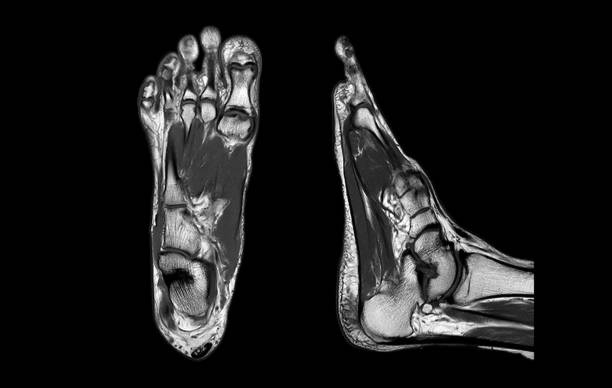
#> input picture GUIA1/PAIByB-2/Pie2-2.tif, 612 x 388 px, found by its file name
$ python test_wavelet.py
#> lines starting #> are read from the running program, lines starting #| are printed output that depends on the picture
import cv2
import pywt
import numpy as np
import matplotlib.pyplot as plt
import os


# [46 lines left out: function Wavelet, not called in this run]


def Wavelet2(image_path:str,
             wavelet:str = 'haar',
             mode:str= 'periodization',
             Level:int = 2,
             Plot_all_levels:bool = True,
             Plot_reconstructed_imagestructed:bool = True):
    "La función pretende calcular la transformada de Wvelets 2D de una imagen segun nivel y ventabna variables"
    #1 importo imag
    image = cv2.imread(image_path, cv2.IMREAD_GRAYSCALE)
    #para que sirva tiene que estar en float
    image = np.float32(image)

    #2 hago wavelet
    coeffs = pywt.wavedec2(image,wavelet,mode,Level)


    #ploteo
    if Plot_all_levels:
       coeff_arr,coefs_slices = pywt.coeffs_to_array(coeffs,)
       plt.figure(figsize=(20,20))
       plt.imshow(coeff_arr,cmap = plt.cm.gray )
       plt.title(f'Level {Level} de wavelets para el archivo {image_path}')
       plt.show()

    reconstructed_imagestructed_image = pywt.waverec2(coeffs,wavelet,mode)
    reconstructed_imagestructed_image = np.uint8(reconstructed_imagestructed_image)
    if Plot_reconstructed_imagestructed:
        cv2.imshow(f'Imagen reconstructed_imagestruida para Level {Level} de wavelets para el arcghivo {image_path}', reconstructed_imagestructed_image)
        cv2.waitKey(0)
        cv2.destroyAllWindows()
    return reconstructed_imagestructed_image,coeffs

# [61 lines left out: functions combine_noise_components, read_coef, get_file_paths, not called in this run]


def filtrado(coef_a_reconstruir: list,
             image_path: str,
             Coeffs: tuple,
             level: int,
             plot: bool = True,
             wavelet: str = 'haar',
             mode: str = 'periodization'):
    #checkeo que el nivel este bien acode a los coefficientes
    if level > len(Coeffs) - 1:
        raise ValueError(f"nivel invalido: {level}.")

    #checkeo que la lista no tenga otra cosa que 0 y 1

    check_lista = []
    for lista in coef_a_reconstruir:
        check_lista.extend(lista)

    for numero in check_lista:
        if numero != 0 and numero != 1:
            raise ValueError("La lista contiene un número que no es 0 ni 1.")
    #creo lista mod
    modified_coeffs = [None] * len(Coeffs)

    #me fijo coef 0

    if coef_a_reconstruir[0][0] == 1:
        modified_coeffs[0] = Coeffs[0]
    else:
        modified_coeffs[0] = np.zeros_like(Coeffs[0])

    #me fijo resto componentes

    for nivel in range(1, level + 1):
        detail_coeffs = list(Coeffs[nivel])
        for coef in range(3):
            if coef_a_reconstruir[nivel][coef] == 1:
                detail_coeffs[coef] = Coeffs[nivel][coef]
            else:
                detail_coeffs[coef] = np.zeros_like(Coeffs[nivel][coef])
        modified_coeffs[nivel] = tuple(detail_coeffs)

    reconstructed_image = pywt.waverec2(modified_coeffs, wavelet, mode)

    if plot:
        plt.figure(figsize=(10, 10))
        plt.imshow(reconstructed_image, cmap='gray')
        plt.title(f'Imagen filtrada, file {image_path}')
        plt.axis('off')
        plt.show()

    return reconstructed_image, modified_coeffs


def main():
    #plot original image

    """ image = cv2.imread('PAIByB-2\Pie2-2.tif', cv2.IMREAD_GRAYSCALE)
    image = np.float32(image)
    plt.figure(figsize=(10, 10))
    plt.imshow(image, cmap='gray')
    plt.title(f'imagen a mostrar')
    plt.axis('off')
    plt.show() """


    Level = 2
    image_path = 'PAIByB-2\Pie2-2.tif'

    image = cv2.imread('PAIByB-2\Pie2-2.tif', cv2.IMREAD_GRAYSCALE)
#> image is the input picture: shape (388, 612); min 0, max 255, mean 28.3
    image = np.float32(image)

    #plot all coef
    imag_rec, coeffs = Wavelet2('PAIByB-2\Pie2-2.tif',Level= 2,Plot_all_levels= False, Plot_reconstructed_imagestructed= False)
#> in Wavelet2, `coeffs = pywt.wavedec2(image,wavelet,mode,Level)`: coeffs = 3 items
#> coeffs = 3 items


    list_coeffs =[[0],[0,0,0],[1,1,1]]

    a,b =filtrado(list_coeffs,image_path=image_path,Coeffs=coeffs,level = Level)
#> in filtrado, `reconstructed_image = pywt.waverec2(modified_coeffs, wavelet, mode)`:
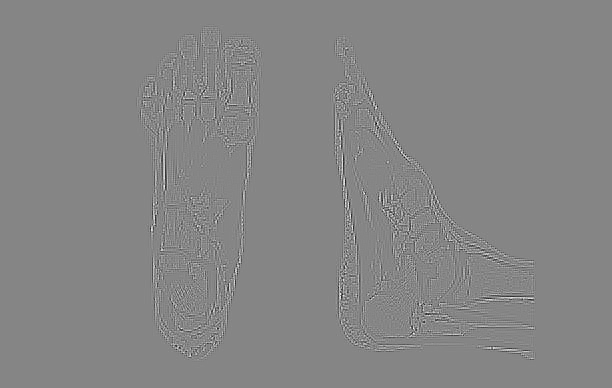
#> reconstructed_image: shape (388, 612) float32; min -124.5, max 112.5, mean 0; drawn with min black and max white
#> b = 3 items
    """
    coeff_arr,coefs_slices = pywt.coeffs_to_array(coeffs,)

    plt.figure(figsize=(20,20))
    plt.imshow(coeff_arr,cmap = plt.cm.gray )
    plt.title(f'Level {Level} de wavelets para el archivo {image_path}')
    plt.show()
    #plot todo el ruido
    imag_Ruido_todo, coef_ruido =read_coef(image_path= image_path,Coeffs= coeffs,level = Level,plot= False,coef_a_mostrar_vhd='todos')
    plt.figure(figsize=(20,20))
    plt.imshow(imag_Ruido_todo,cmap = plt.cm.gray )
    plt.title(f'Ruido para el archivo {image_path}')
    plt.show()
    #plot rec Vs orig

    plt.figure(figsize=(20,20))
    plt.subplot(1,2,1)
    plt.imshow(imag_rec,cmap = plt.cm.gray )
    plt.title(f'imagen recostruida Level {Level}, archivo {image_path}')

    plt.subplot(1,2,2)
    plt.imshow(image,cmap = plt.cm.gray )
    plt.title(f'imagen original, archivo {image_path}')


    plt.show() """


if __name__ == '__main__':
    main()
